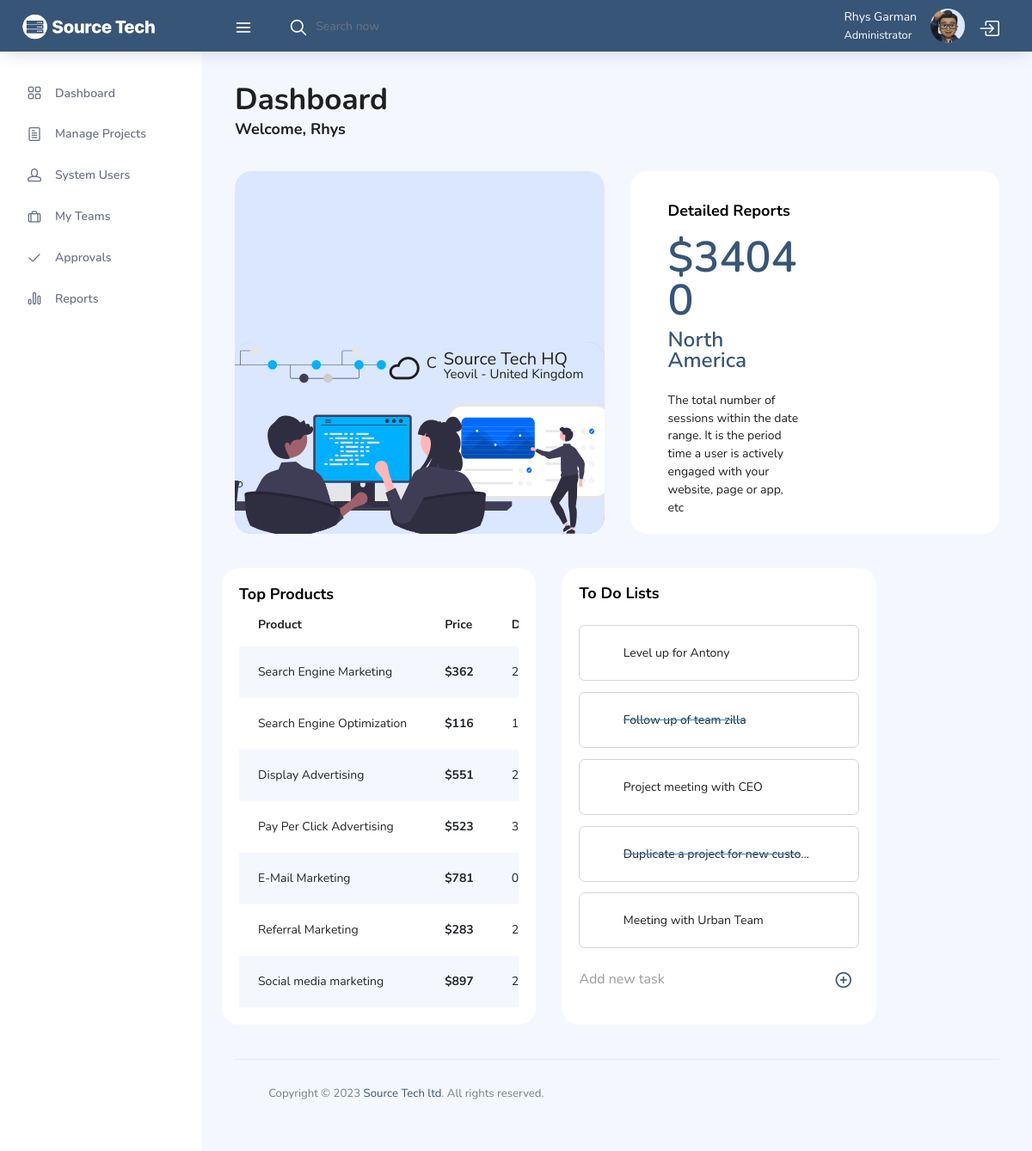
The app's page /Dashboard.php (signed in) with its own data.
### tables this page shows
CREATE TABLE `Users` (
  `UserID` int(11) NOT NULL,
  `accountType` varchar(64) NOT NULL,
  `firstName` varchar(64) NOT NULL,
  `middleName` varchar(64) DEFAULT NULL,
  `lastName` varchar(64) NOT NULL,
  `email` varchar(128) NOT NULL,
  `password` varchar(256) NOT NULL,
  `empNo` varchar(128) NOT NULL,
  `gender` varchar(64) NOT NULL,
  `DOB` date NOT NULL,
  `phoneNumber` varchar(64) DEFAULT NULL,
  `address` varchar(128) NOT NULL,
  `teams` varchar(64) NOT NULL,
  `lastLogin` datetime NOT NULL DEFAULT CURRENT_TIMESTAMP,
  `creationDate` datetime NOT NULL DEFAULT CURRENT_TIMESTAMP
);

### dashboard.php (the view, shortened to what the rows shown need)
<?php
require_once('includes/functions.inc.php');
$conn = require 'includes/dbconfig.php';
$empNo = $_SESSION['empNo'];
$firstName = getFirstName($conn, $empNo);
$lastName = getLastName($conn, $empNo);
$accountType = getAccountType($conn, $empNo);
?>
<!DOCTYPE html>
<html lang="en">
<head>
    <link rel="stylesheet" href="vendors/feather/feather.css" />
    <link rel="stylesheet" href="vendors/ti-icons/css/themify-icons.css" />
    <link rel="stylesheet" href="vendors/css/vendor.bundle.base.css" />
    <link rel="stylesheet" href="https://cdn.jsdelivr.net/npm/bootstrap-icons@1.6.1/font/bootstrap-icons.css">
    <link rel="stylesheet" href="vendors/datatables.net-bs4/dataTables.bootstrap4.css" />
    <link rel="stylesheet" href="vendors/ti-icons/css/themify-icons.css" />
    <link rel="stylesheet" type="text/css" href="js/select.dataTables.min.css" />
    <link rel="stylesheet" href="css/vertical-layout-light/style.css" />
</head>
<body>
    <div class="container-scroller">
        <?php include "includes/_navbar.php"; ?>
        <div class="container-fluid page-body-wrapper">
            <div class="main-panel">
                <div class="content-wrapper">
                    <div class="row">
                        <div class="col-md-12 grid-margin">
                            <div class="row">
                                <div class="col-12 col-xl-8 mb-4 mb-xl-0">
                                    <h2 class="font-weight-bold">Dashboard</h2>
                                    <h4 class="font-weight-bold mb-0">
                                        Welcome, <?php echo $firstName ?>
                                    </h4>
                                </div>
                            </div>
                        </div>
                    </div>
                    <div class="row">
                        <div class="col-md-6 grid-margin stretch-card">
                            <div class="card tale-bg">
                                <div class="card-people mt-auto">
                                    <div class="weather-info">
                                        <div class="d-flex">
                                            <div>
                                                <h2 class="mb-0 font-weight-normal">
                                                    <i class="icon-cloud mr-2"></i><span id="temp"></span><sup>C</sup>
                                                </h2>
                                            </div>
                                        </div>
                                    </div>
                                </div>
                            </div>
                        </div>
                        <div class="col-md-6 grid-margin stretch-card">
                            <div class="card position-relative">
                                <div class="card-body">
                                    <div class="row">
                                        <div class="col-md-12 col-xl-6 d-flex flex-column justify-content-start">
                                            <div class="ml-xl-4 mt-3">
                                                <h1 class="text-primary">$34040</h1>
                                            </div>
                                        </div>
                                    </div>
                                </div>
                            </div>
                        </div>
                    </div>
                    <div class="row">
                        <div class="row">
                            <div class="col-md-5 grid-margin stretch-card">
                                <div class="card">
                                    <div class="card-body">
                                        <div class="table-responsive">
                                            <table class="table table-striped table-borderless">
                                                <thead>
                                                    <tr>
                                                        <th>Product</th>
                                                        <th>Price</th>
                                                        <th>Date</th>
                                                    </tr>
                                                </thead>
                                            </table>
                                        </div>
                                    </div>
                                </div>
                            </div>
                        </div>
                    </div>
                </div>
            </div>
        </div>
</body>
</html>

### includes/_navbar.php (shortened to what the rows shown need)
<nav class="navbar col-lg-12 col-12 p-0 fixed-top d-flex flex-row">
    <div class="navbar-menu-wrapper d-flex align-items-center justify-content-end">
        <ul class="navbar-nav navbar-nav-right">
            <li class="nav-item nav-profile dropdown">
                <a class="nav-link dropdown-toggle d-flex align-items-center" href="#" data-toggle="dropdown" id="profileDropdown">
                    <div class="profile-text pr-3" style="line-height: 1.2em;">
                        <p class="mb-0" style="margin-bottom: 0;"><?php echo $firstName . " " . $lastName; ?></p>
                        <small class="text-white" style="line-height: 1.2em;"><?php echo $accountType; ?></small>
                    </div>
                </a>
            </li>
        </ul>
    </div>
</nav>

### records on screen
users: firstName "Rhys", lastName "Garman", accountType "Administrator"
